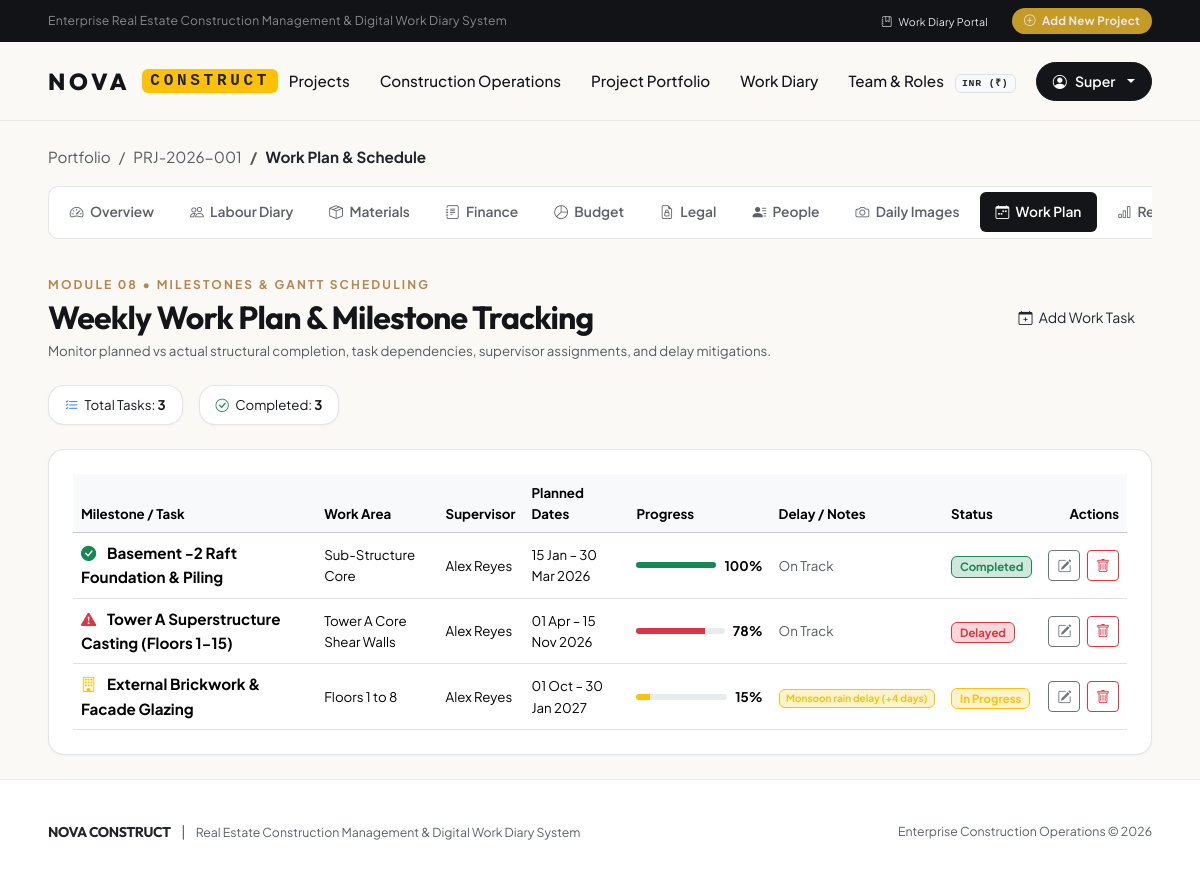
Page /projects/1/schedule/ (signed in) on the committed database.
### apps/accounts/models.py (models this page shows, shortened)
class User(AbstractUser):
    phone_number = models.CharField(max_length=20, blank=True, verbose_name=_("Phone Number"))
    primary_role = models.CharField(
        max_length=30,
        choices=RoleChoices.choices,
        default=RoleChoices.SITE_SUPERVISOR,
        verbose_name=_("System Role"),
        help_text=_("Default organizational role for the user.")
    )
    is_approved = models.BooleanField(
        default=True,
        verbose_name=_("Account Approved"),
        help_text=_("Designates whether this user account is approved by an administrator.")
    )
    organization = models.CharField(
        max_length=150,
        blank=True,
        verbose_name=_("Company / Organization")
    )
    class Meta:
        verbose_name = _("User")
        verbose_name_plural = _("Users")
        ordering = ['username']
    @property
    def is_super_admin(self):
        return self.is_superuser or self.primary_role == RoleChoices.SUPER_ADMIN
    @property
    def is_company_admin(self):
        return self.is_super_admin or self.primary_role == RoleChoices.COMPANY_ADMIN
    def get_role_on_project(self, project):
        if self.is_super_admin:
            return RoleChoices.SUPER_ADMIN
        if self.is_company_admin:
            return RoleChoices.COMPANY_ADMIN
        membership = self.project_memberships.filter(project=project, is_active=True).first()
        return membership.role if membership else None
    def has_project_access(self, project):
        if not self.is_active or not self.is_approved:
            return False
        if self.is_company_admin:
            return True
        return self.project_memberships.filter(project=project, is_active=True).exists()
    def can_manage_project(self, project=None):
        if not self.is_active or not self.is_approved:
            return False
        if self.is_company_admin:
            return True
        if project:
            role = self.get_role_on_project(project)
            return role in (RoleChoices.SUPER_ADMIN, RoleChoices.COMPANY_ADMIN, RoleChoices.PROJECT_MANAGER)
        return self.primary_role == RoleChoices.PROJECT_MANAGER

### apps/projects/models.py (models this page shows, shortened)
class Project(models.Model):
    name = models.CharField(max_length=200, verbose_name=_("Project Name"))
    code = models.CharField(
        max_length=50,
        unique=True,
        db_index=True,
        verbose_name=_("Unique Project Code"),
        help_text=_("e.g. PRJ-2026-001")
    )
    description = models.TextField(blank=True, verbose_name=_("Description"))
    project_type = models.CharField(
        max_length=100,
        default='Commercial & Residential',
        verbose_name=_("Project Type")
    )
    currency = models.CharField(
        max_length=10,
        default='INR',
        verbose_name=_("Project Currency")
    )
    address = models.TextField(blank=True, verbose_name=_("Site Address"))
    location = models.CharField(
        max_length=150,
        verbose_name=_("City / Location"),
        help_text=_("e.g. Central City Waterfront, Sector 45")
    )
    client_name = models.CharField(max_length=150, verbose_name=_("Client / Owner"))
    client_contact = models.CharField(max_length=100, blank=True, verbose_name=_("Client Contact Info"))
    cover_image = models.ImageField(
        upload_to='project_covers/',
        blank=True,
        null=True,
        verbose_name=_("Cover Image")
    )
    approved_initial_budget = models.DecimalField(
        max_digits=15,
        decimal_places=2,
        default=Decimal('0.00'),
        verbose_name=_("Approved Initial Budget")
    )
    start_date = models.DateField(verbose_name=_("Start Date"))
    expected_completion_date = models.DateField(verbose_name=_("Expected Completion Date"))
    actual_completion_date = models.DateField(null=True, blank=True, verbose_name=_("Actual Completion Date"))
    status = models.CharField(
        max_length=30,
        choices=ProjectStatusChoices.choices,
        default=ProjectStatusChoices.ACTIVE,
        verbose_name=_("Project Status")
    )
    progress_percentage = models.PositiveSmallIntegerField(
        default=0,
        verbose_name=_("Construction Progress (%)")
    )
    created_by = models.ForeignKey(
        'accounts.User',
        on_delete=models.SET_NULL,
        null=True,
        blank=True,
        related_name='created_projects',
        verbose_name=_("Created By")
    )
    created_at = models.DateTimeField(auto_now_add=True)
    updated_at = models.DateTimeField(auto_now=True)
    class Meta:
        verbose_name = _("Project")
        verbose_name_plural = _("Projects")
        ordering = ['-updated_at']
        indexes = [
            models.Index(fields=['code']),
            models.Index(fields=['status']),
            models.Index(fields=['start_date']),
        ]

class WorkPlanTask(models.Model):
    project = models.ForeignKey(Project, on_delete=models.CASCADE, related_name='plan_tasks')
    title = models.CharField(max_length=200)
    work_area = models.CharField(max_length=150)
    supervisor = models.ForeignKey('accounts.User', on_delete=models.SET_NULL, null=True, blank=True)
    start_date = models.DateField(default=timezone.now)
    target_date = models.DateField(default=timezone.now)
    progress_percentage = models.PositiveSmallIntegerField(default=0)
    status = models.CharField(max_length=30, default='Planned')
    delay_reason = models.CharField(max_length=250, blank=True)
    created_at = models.DateTimeField(auto_now_add=True)
    class Meta:
        ordering = ['start_date', 'target_date']

### apps/projects/views.py (the view, shortened to what this page needs)
# urls.py: path('<int:pk>/schedule/', views.project_schedule_view, name='project_schedule'),
@login_required
@project_access_required
def project_schedule_view(request, pk):
    project = request.current_project
    form = WorkPlanTaskForm()
    tasks = project.plan_tasks.all()
    context = {
        'project': project,
        'active_tab': 'schedule',
        'user_role': request.current_project_role,
        'form': form,
        'tasks': tasks,
    }
    return render(request, 'projects/modules/work_schedule.html', context)

### templates/projects/modules/work_schedule.html (shortened to what this page needs)
{% extends 'base.html' %}
{% block content %}
<div class="nova-container py-4">
  <nav aria-label="breadcrumb" class="mb-3">
    <ol class="breadcrumb small">
      <li class="breadcrumb-item"><a href="{% url 'projects:project_list' %}" class="text-decoration-none text-muted">Portfolio</a></li>
      <li class="breadcrumb-item"><a href="{% url 'projects:project_detail' project.pk %}" class="text-decoration-none text-muted">{{ project.code }}</a></li>
      <li class="breadcrumb-item active text-dark fw-bold" aria-current="page">Work Plan &amp; Schedule</li>
    </ol>
  </nav>
  {% include 'projects/components/project_tabs.html' %}
  <div class="d-flex flex-wrap justify-content-between align-items-center gap-3 mb-4">
    <div>
      <span class="hero-eyebrow mb-1">MODULE 08 &bull; MILESTONES &amp; GANTT SCHEDULING</span>
      <h2 class="font-heading fw-bold mb-1">Weekly Work Plan &amp; Milestone Tracking</h2>
      <p class="text-muted small mb-0">Monitor planned vs actual structural completion, task dependencies, supervisor assignments, and delay mitigations.</p>
    </div>
    <div>
      <button class="btn nova-btn-primary btn-sm px-3" data-bs-toggle="modal" data-bs-target="#addTaskModal">
        <i class="bi bi-calendar-plus me-1"></i> Add Work Task
      </button>
    </div>
  </div>
  {% if tasks %}
  <div class="row g-3 mb-4">
    <div class="col-auto">
      <div class="nova-card px-3 py-2 small">
        <i class="bi bi-list-check text-primary me-1"></i>
        Total Tasks: <strong>{{ tasks.count }}</strong>
      </div>
    </div>
    <div class="col-auto">
      <div class="nova-card px-3 py-2 small">
        <i class="bi bi-check-circle text-success me-1"></i>
        Completed: <strong>{{ tasks|length }}</strong>
      </div>
    </div>
  </div>
  {% endif %}
  <div class="nova-card p-4">
    <div class="table-responsive">
      <table class="table table-hover align-middle mb-0">
        <thead class="table-light small">
          <tr>
            <th>Milestone / Task</th>
            <th>Work Area</th>
            <th>Supervisor</th>
            <th>Planned Dates</th>
            <th>Progress</th>
            <th>Delay / Notes</th>
            <th>Status</th>
            <th class="text-end">Actions</th>
          </tr>
        </thead>
        <tbody>
          {% for task in tasks %}
          <tr>
            <td class="fw-bold">
              {% if task.status == 'Completed' %}
                <i class="bi bi-check-circle-fill text-success me-2"></i>
              {% elif task.status == 'In Progress' %}
                <i class="bi bi-building text-warning me-2"></i>
              {% elif task.status == 'Delayed' %}
                <i class="bi bi-exclamation-triangle-fill text-danger me-2"></i>
              {% else %}
                <i class="bi bi-layers-fill text-primary me-2"></i>
              {% endif %}
              {{ task.title }}
            </td>
            <td class="small">{{ task.work_area|default:"—" }}</td>
            <td class="small">{{ task.supervisor.get_full_name|default:task.supervisor.username }}</td>
            <td class="small">
              {% if task.start_date %}{{ task.start_date|date:"d M" }}{% endif %}
              {% if task.start_date and task.target_date %} – {% endif %}
              {% if task.target_date %}{{ task.target_date|date:"d M Y" }}{% endif %}
            </td>
            <td>
              <div class="d-flex align-items-center gap-2">
                <div class="progress flex-grow-1" style="height: 6px; min-width: 80px;">
                  <div class="progress-bar
                    {% if task.progress_percentage == 100 %}bg-success
                    {% elif task.status == 'Delayed' %}bg-danger
                    {% else %}bg-warning{% endif %}"
                    style="width: {{ task.progress_percentage }}%;">
                  </div>
                </div>
                <span class="small fw-bold">{{ task.progress_percentage }}%</span>
              </div>
            </td>
            <td class="small">
              {% if task.delay_reason %}
                <span class="badge bg-warning-subtle text-warning border border-warning">{{ task.delay_reason }}</span>
              {% else %}
                <span class="text-muted">On Track</span>
              {% endif %}
            </td>
            <td>
              {% if task.status == 'Completed' %}
                <span class="badge bg-success-subtle text-success border border-success px-2 py-1">Completed</span>
              {% elif task.status == 'In Progress' %}
                <span class="badge bg-warning-subtle text-warning border border-warning px-2 py-1">In Progress</span>
              {% elif task.status == 'Delayed' %}
                <span class="badge bg-danger-subtle text-danger border border-danger px-2 py-1">Delayed</span>
              {% else %}
                <span class="badge bg-secondary-subtle text-secondary border px-2 py-1">Planned</span>
              {% endif %}
            </td>
            <td class="text-end text-nowrap">
              <button type="button" class="btn btn-sm btn-outline-secondary py-1 px-2 me-1" data-bs-toggle="modal" data-bs-target="#editTaskModal{{ task.pk }}" title="Edit Task">
                <i class="bi bi-pencil-square"></i>
              </button>
              <button type="button" class="btn btn-sm btn-outline-danger py-1 px-2" data-bs-toggle="modal" data-bs-target="#deleteTaskModal{{ task.pk }}" title="Delete Task">
                <i class="bi bi-trash"></i>
              </button>
            </td>
          </tr>
          {% endfor %}
        </tbody>
      </table>
    </div>
  </div>
</div>
{% endblock %}

### templates/components/navbar.html (shortened to what this page needs)
<div class="nova-top-bar d-none d-md-block">
  <div class="nova-container d-flex justify-content-between align-items-center">
    <div>
      <span class="text-white-50">Enterprise Real Estate Construction Management &amp; Digital Work Diary System</span>
    </div>
    <div class="d-flex align-items-center gap-4">
      <a href="{% if user.is_authenticated %}{% url 'projects:project_list' %}{% else %}{% url 'accounts:login' %}{% endif %}" class="small">
        <i class="bi bi-journal-bookmark me-1"></i> Work Diary Portal
      </a>
      {% if user.is_authenticated and user.can_manage_project %}
      <a href="{% url 'projects:project_create' %}" class="nova-top-pill">
        <i class="bi bi-plus-circle me-1"></i> Add New Project
      </a>
      {% endif %}
    </div>
  </div>
</div>
<header class="nova-header">
  <div class="nova-container">
    <div class="nova-header-inner">
      <a href="{% url 'projects:project_list' %}" class="nova-logo">
        <span>NOVA</span>
        <span class="badge bg-warning text-dark font-monospace fs-6 px-2 py-1 ms-1">CONSTRUCT</span>
      </a>
      <ul class="nova-nav-links">
        <li class="nova-nav-item">
          <a href="{% url 'projects:project_list' %}#portfolio-section">Projects</a>
        </li>
        <li class="nova-nav-item">
          <a href="{% url 'projects:project_list' %}#operations-section">Construction Operations</a>
        </li>
        <li class="nova-nav-item">
          <a href="{% url 'projects:project_list' %}#portfolio-section">Project Portfolio</a>
        </li>
        <li class="nova-nav-item">
          <a href="{% url 'projects:project_list' %}#workdiary-section">Work Diary</a>
        </li>
        {% if user.is_authenticated and user.is_company_admin or user.primary_role == 'PROJECT_MANAGER' %}
        <li class="nova-nav-item">
          <a href="{% url 'accounts:user_list' %}">Team &amp; Roles</a>
        </li>
        {% endif %}
      </ul>
      <div class="nova-header-actions">
        <div class="nova-lang-selector d-none d-sm-block">
          <span class="badge bg-light text-dark border font-monospace">INR (₹)</span>
        </div>
        {% if user.is_authenticated %}
        <div class="dropdown">
          <button class="btn btn-hero-primary py-2 px-3 dropdown-toggle d-flex align-items-center gap-2" type="button" data-bs-toggle="dropdown" aria-expanded="false" style="font-size: 0.88rem; box-shadow: none;">
            <i class="bi bi-person-circle"></i>
            <span class="d-none d-lg-inline">{{ user.first_name|default:user.username }}</span>
          </button>
        </div>
        {% else %}
        <a href="{% url 'accounts:login' %}" class="btn-hero-primary py-2 px-4" style="font-size: 0.9rem;">
          <i class="bi bi-lock me-1"></i> Work Diary Portal
        </a>
        {% endif %}
      </div>
    </div>
  </div>
</header>

### rows in the picture
User: first_name "Super"
Project: code "PRJ-2026-001"
WorkPlanTask: status "Completed" (drawn), title "Basement -2 Raft Foundation & Piling", work_area "Sub-Structure Core", supervisor.get_full_name "Alex Reyes", start_date "15 Jan", target_date "30 Mar 2026", progress_percentage "100", delay_reason "On Track"
WorkPlanTask: status "Delayed" (drawn), title "Tower A Superstructure Casting (Floors 1-15)", work_area "Tower A Core Shear Walls", supervisor.get_full_name "Alex Reyes", start_date "01 Apr", target_date "15 Nov 2026", progress_percentage "78", delay_reason "On Track"
WorkPlanTask: status "In Progress" (drawn), title "External Brickwork & Facade Glazing", work_area "Floors 1 to 8", supervisor.get_full_name "Alex Reyes", start_date "01 Oct", target_date "30 Jan 2027", progress_percentage "15", delay_reason "Monsoon rain delay (+4 days)"

### other values in the picture
{{ tasks.count }} "3"
{{ tasks|length }} "3"
